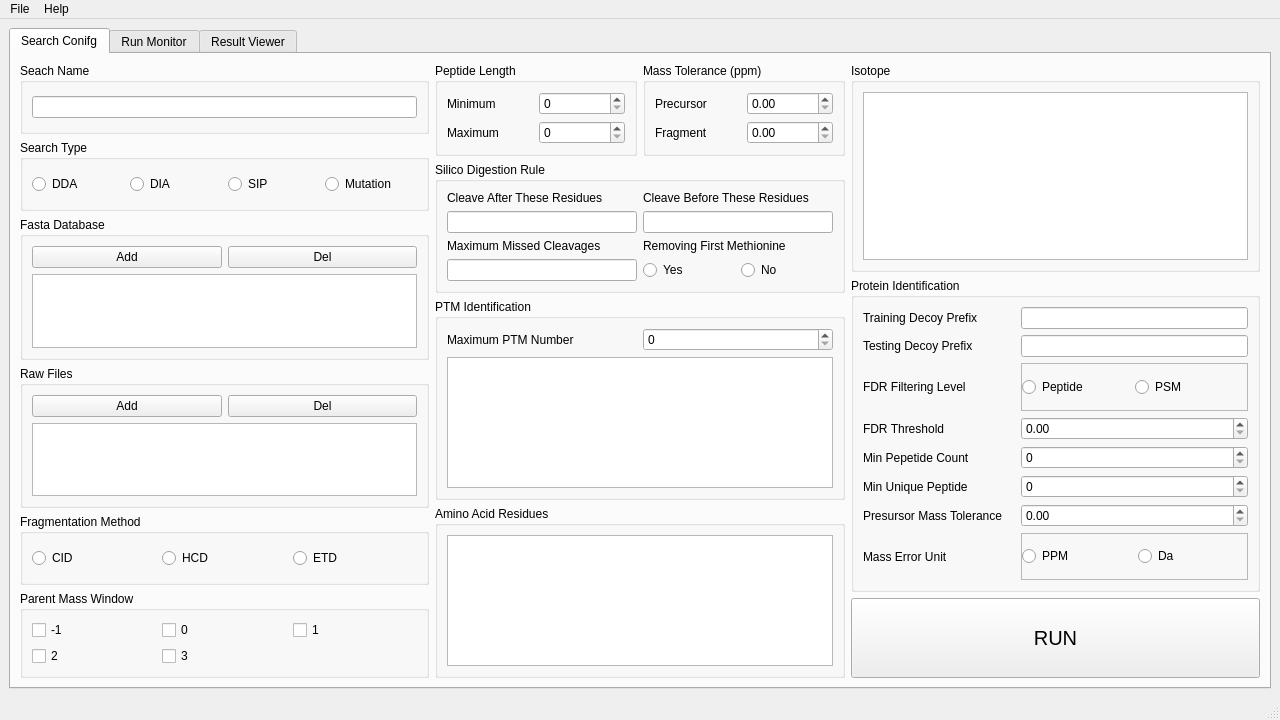
<?xml version="1.0" encoding="UTF-8"?>
<ui version="4.0">
 <class>MainWindow</class>
 <widget class="QMainWindow" name="MainWindow">
  <property name="geometry">
   <rect>
    <x>0</x>
    <y>0</y>
    <width>1280</width>
    <height>720</height>
   </rect>
  </property>
  <property name="minimumSize">
   <size>
    <width>1280</width>
    <height>720</height>
   </size>
  </property>
  <property name="font">
   <font>
    <family>Microsoft YaHei UI</family>
   </font>
  </property>
  <property name="windowTitle">
   <string>Aerith</string>
  </property>
  <widget class="QWidget" name="centralwidget">
   <layout class="QHBoxLayout" name="horizontalLayout">
    <item>
     <widget class="QTabWidget" name="tabWidget">
      <property name="currentIndex">
       <number>0</number>
      </property>
      <widget class="QWidget" name="tabSearchConfig">
       <attribute name="title">
        <string>Search Conifg</string>
       </attribute>
       <layout class="QHBoxLayout" name="horizontalLayout_4" stretch="3,3,3">
        <item>
         <layout class="QVBoxLayout" name="verticalLayout" stretch="3,3,6,6,3,0">
          <item>
           <widget class="QGroupBox" name="searchNameGroupBox">
            <property name="font">
             <font>
              <family>Microsoft YaHei UI</family>
             </font>
            </property>
            <property name="styleSheet">
             <string notr="true"/>
            </property>
            <property name="title">
             <string>Seach Name</string>
            </property>
            <layout class="QVBoxLayout" name="verticalLayout_2">
             <item>
              <widget class="QLineEdit" name="lineEditSearchName"/>
             </item>
            </layout>
           </widget>
          </item>
          <item>
           <widget class="QGroupBox" name="searchTypeGroupBox">
            <property name="title">
             <string>Search Type</string>
            </property>
            <layout class="QVBoxLayout" name="verticalLayout_4">
             <item>
              <layout class="QHBoxLayout" name="horizontalLayout_2">
               <item>
                <widget class="QRadioButton" name="radioButtonDDA">
                 <property name="text">
                  <string>DDA</string>
                 </property>
                </widget>
               </item>
               <item>
                <widget class="QRadioButton" name="radioButtonDIA">
                 <property name="text">
                  <string>DIA</string>
                 </property>
                </widget>
               </item>
               <item>
                <widget class="QRadioButton" name="radioButtonSIP">
                 <property name="text">
                  <string>SIP</string>
                 </property>
                </widget>
               </item>
               <item>
                <widget class="QRadioButton" name="radioButtonMutation">
                 <property name="text">
                  <string>Mutation</string>
                 </property>
                </widget>
               </item>
              </layout>
             </item>
            </layout>
           </widget>
          </item>
          <item>
           <widget class="QGroupBox" name="groupBoxFastaDB">
            <property name="title">
             <string>Fasta Database</string>
            </property>
            <layout class="QVBoxLayout" name="verticalLayout_6">
             <item>
              <layout class="QHBoxLayout" name="horizontalLayout_3">
               <item>
                <widget class="QPushButton" name="pushButtonFastaAdd">
                 <property name="text">
                  <string>Add</string>
                 </property>
                </widget>
               </item>
               <item>
                <widget class="QPushButton" name="pushButtonFastaDel">
                 <property name="text">
                  <string>Del</string>
                 </property>
                </widget>
               </item>
              </layout>
             </item>
             <item>
              <widget class="QTableWidget" name="tableWidgetFasta"/>
             </item>
            </layout>
           </widget>
          </item>
          <item>
           <widget class="QGroupBox" name="groupBoxRawFiles">
            <property name="title">
             <string>Raw Files</string>
            </property>
            <layout class="QVBoxLayout" name="verticalLayout_10">
             <item>
              <layout class="QHBoxLayout" name="horizontalLayout_7">
               <item>
                <widget class="QPushButton" name="pushButtonRawFileAdd">
                 <property name="text">
                  <string>Add</string>
                 </property>
                </widget>
               </item>
               <item>
                <widget class="QPushButton" name="pushButtonRawFileDel">
                 <property name="text">
                  <string>Del</string>
                 </property>
                </widget>
               </item>
              </layout>
             </item>
             <item>
              <widget class="QTableWidget" name="tableWidgetRaw"/>
             </item>
            </layout>
           </widget>
          </item>
          <item>
           <widget class="QGroupBox" name="groupBoxFragMethod">
            <property name="title">
             <string>Fragmentation Method</string>
            </property>
            <layout class="QVBoxLayout" name="verticalLayout_7">
             <item>
              <layout class="QHBoxLayout" name="horizontalLayout_6">
               <property name="leftMargin">
                <number>0</number>
               </property>
               <property name="topMargin">
                <number>0</number>
               </property>
               <item>
                <widget class="QRadioButton" name="radioButtonCID">
                 <property name="text">
                  <string>CID</string>
                 </property>
                </widget>
               </item>
               <item>
                <widget class="QRadioButton" name="radioButtonHCD">
                 <property name="text">
                  <string>HCD</string>
                 </property>
                </widget>
               </item>
               <item>
                <widget class="QRadioButton" name="radioButtonETD">
                 <property name="text">
                  <string>ETD</string>
                 </property>
                </widget>
               </item>
              </layout>
             </item>
            </layout>
           </widget>
          </item>
          <item>
           <widget class="QGroupBox" name="groupBoxParentMassWindow">
            <property name="title">
             <string>Parent Mass Window</string>
            </property>
            <layout class="QGridLayout" name="gridLayout" rowstretch="0,0" columnstretch="0,0,0">
             <item row="0" column="0">
              <widget class="QCheckBox" name="checkBoxPminus1">
               <property name="text">
                <string>-1</string>
               </property>
              </widget>
             </item>
             <item row="0" column="1">
              <widget class="QCheckBox" name="checkBoxP0">
               <property name="text">
                <string>0</string>
               </property>
              </widget>
             </item>
             <item row="0" column="2">
              <widget class="QCheckBox" name="checkBoxP1">
               <property name="text">
                <string>1</string>
               </property>
              </widget>
             </item>
             <item row="1" column="0">
              <widget class="QCheckBox" name="checkBoxP2">
               <property name="text">
                <string>2</string>
               </property>
              </widget>
             </item>
             <item row="1" column="1">
              <widget class="QCheckBox" name="checkBoxP3">
               <property name="text">
                <string>3</string>
               </property>
              </widget>
             </item>
            </layout>
           </widget>
          </item>
         </layout>
        </item>
        <item>
         <layout class="QVBoxLayout" name="verticalLayout_3">
          <item>
           <layout class="QHBoxLayout" name="horizontalLayout_17">
            <item>
             <widget class="QGroupBox" name="groupBoxPepLen">
              <property name="title">
               <string>Peptide Length</string>
              </property>
              <layout class="QVBoxLayout" name="verticalLayout_9">
               <item>
                <layout class="QHBoxLayout" name="horizontalLayout_15">
                 <item>
                  <widget class="QLabel" name="labelPepLenMin">
                   <property name="text">
                    <string>Minimum</string>
                   </property>
                  </widget>
                 </item>
                 <item>
                  <widget class="QSpinBox" name="spinBoxPepLenMin"/>
                 </item>
                </layout>
               </item>
               <item>
                <layout class="QHBoxLayout" name="horizontalLayout_16">
                 <item>
                  <widget class="QLabel" name="labelPepLenMax">
                   <property name="text">
                    <string>Maximum</string>
                   </property>
                  </widget>
                 </item>
                 <item>
                  <widget class="QSpinBox" name="spinBoxPepLenMax">
                   <property name="maximum">
                    <number>2000</number>
                   </property>
                  </widget>
                 </item>
                </layout>
               </item>
              </layout>
             </widget>
            </item>
            <item>
             <widget class="QGroupBox" name="groupBoxMasssTolerance">
              <property name="title">
               <string>Mass Tolerance (ppm)</string>
              </property>
              <layout class="QVBoxLayout" name="verticalLayout_8">
               <item>
                <layout class="QHBoxLayout" name="horizontalLayout_12">
                 <item>
                  <widget class="QLabel" name="labelPrecursor">
                   <property name="text">
                    <string>Precursor</string>
                   </property>
                  </widget>
                 </item>
                 <item>
                  <widget class="QDoubleSpinBox" name="doubleSpinBoxPrecursorTolerance"/>
                 </item>
                </layout>
               </item>
               <item>
                <layout class="QHBoxLayout" name="horizontalLayout_13">
                 <item>
                  <widget class="QLabel" name="label">
                   <property name="text">
                    <string>Fragment</string>
                   </property>
                  </widget>
                 </item>
                 <item>
                  <widget class="QDoubleSpinBox" name="doubleSpinBoxFragmentTolerance"/>
                 </item>
                </layout>
               </item>
              </layout>
             </widget>
            </item>
           </layout>
          </item>
          <item>
           <widget class="QGroupBox" name="groupBoxDigestRule">
            <property name="title">
             <string>Silico Digestion Rule</string>
            </property>
            <layout class="QGridLayout" name="gridLayout_2">
             <item row="1" column="0">
              <widget class="QLineEdit" name="lineEditCleaveAfterResidue"/>
             </item>
             <item row="0" column="0">
              <widget class="QLabel" name="labelCleaveAfterResidue">
               <property name="text">
                <string>Cleave After These Residues</string>
               </property>
              </widget>
             </item>
             <item row="3" column="0">
              <widget class="QLineEdit" name="lineEditMaxMissCleavage"/>
             </item>
             <item row="1" column="1">
              <widget class="QLineEdit" name="lineEditCleaveBeforeResidue"/>
             </item>
             <item row="2" column="1">
              <widget class="QLabel" name="labelRemoveFirstM">
               <property name="text">
                <string>Removing First Methionine</string>
               </property>
              </widget>
             </item>
             <item row="0" column="1">
              <widget class="QLabel" name="labelCleaveBeforeResidue">
               <property name="text">
                <string>Cleave Before These Residues</string>
               </property>
              </widget>
             </item>
             <item row="2" column="0">
              <widget class="QLabel" name="labelMaxMissCleavage">
               <property name="text">
                <string>Maximum Missed Cleavages</string>
               </property>
              </widget>
             </item>
             <item row="3" column="1">
              <layout class="QHBoxLayout" name="horizontalLayout_5">
               <item>
                <widget class="QRadioButton" name="radioButtonRemoveFirstMyes">
                 <property name="text">
                  <string>Yes</string>
                 </property>
                </widget>
               </item>
               <item>
                <widget class="QRadioButton" name="radioButtonRemoveFirstMno">
                 <property name="text">
                  <string>No</string>
                 </property>
                </widget>
               </item>
              </layout>
             </item>
            </layout>
           </widget>
          </item>
          <item>
           <widget class="QGroupBox" name="groupBoxPTM">
            <property name="title">
             <string>PTM Identification</string>
            </property>
            <layout class="QVBoxLayout" name="verticalLayout_11">
             <item>
              <layout class="QHBoxLayout" name="horizontalLayout_8">
               <item>
                <widget class="QLabel" name="labelPTMmaxNumber">
                 <property name="text">
                  <string>Maximum PTM Number</string>
                 </property>
                </widget>
               </item>
               <item>
                <widget class="QSpinBox" name="spinBoxPTMmaxNumber"/>
               </item>
              </layout>
             </item>
             <item>
              <widget class="QTableWidget" name="tableWidgetPTM"/>
             </item>
            </layout>
           </widget>
          </item>
          <item>
           <widget class="QGroupBox" name="groupBoxAmino">
            <property name="title">
             <string>Amino Acid Residues</string>
            </property>
            <layout class="QVBoxLayout" name="verticalLayout_12">
             <item>
              <widget class="QTableWidget" name="tableWidgetAmino"/>
             </item>
            </layout>
           </widget>
          </item>
         </layout>
        </item>
        <item>
         <layout class="QVBoxLayout" name="verticalLayout_5" stretch="2,3,2">
          <item>
           <widget class="QGroupBox" name="groupBoxIsotope">
            <property name="title">
             <string>Isotope</string>
            </property>
            <layout class="QVBoxLayout" name="verticalLayout_14">
             <item>
              <widget class="QTableWidget" name="tableWidgetIsotope"/>
             </item>
            </layout>
           </widget>
          </item>
          <item>
           <widget class="QGroupBox" name="groupBoxProtein">
            <property name="title">
             <string>Protein Identification</string>
            </property>
            <layout class="QVBoxLayout" name="verticalLayout_15" stretch="0,0,0,0,0,0,0,0">
             <item>
              <layout class="QHBoxLayout" name="horizontalLayout_10" stretch="2,3">
               <item>
                <widget class="QLabel" name="labelTarinDecoy">
                 <property name="text">
                  <string>Training Decoy Prefix</string>
                 </property>
                </widget>
               </item>
               <item>
                <widget class="QLineEdit" name="lineEditTarinDecoy"/>
               </item>
              </layout>
             </item>
             <item>
              <layout class="QHBoxLayout" name="horizontalLayout_9" stretch="2,3">
               <item>
                <widget class="QLabel" name="labelTestDecoy">
                 <property name="text">
                  <string>Testing Decoy Prefix</string>
                 </property>
                </widget>
               </item>
               <item>
                <widget class="QLineEdit" name="lineEditTestDecoy"/>
               </item>
              </layout>
             </item>
             <item>
              <layout class="QHBoxLayout" name="horizontalLayout_11" stretch="2,3">
               <item>
                <widget class="QLabel" name="labelFDR">
                 <property name="text">
                  <string>FDR Filtering Level</string>
                 </property>
                </widget>
               </item>
               <item>
                <widget class="QFrame" name="frame">
                 <property name="frameShape">
                  <enum>QFrame::StyledPanel</enum>
                 </property>
                 <property name="frameShadow">
                  <enum>QFrame::Raised</enum>
                 </property>
                 <layout class="QHBoxLayout" name="horizontalLayout_25">
                  <property name="spacing">
                   <number>0</number>
                  </property>
                  <property name="leftMargin">
                   <number>0</number>
                  </property>
                  <property name="topMargin">
                   <number>0</number>
                  </property>
                  <property name="rightMargin">
                   <number>0</number>
                  </property>
                  <property name="bottomMargin">
                   <number>0</number>
                  </property>
                  <item>
                   <widget class="QRadioButton" name="radioButtonFDRpepetide">
                    <property name="text">
                     <string>Peptide</string>
                    </property>
                   </widget>
                  </item>
                  <item>
                   <widget class="QRadioButton" name="radioButtonFDRPSM">
                    <property name="text">
                     <string>PSM</string>
                    </property>
                   </widget>
                  </item>
                 </layout>
                </widget>
               </item>
              </layout>
             </item>
             <item>
              <layout class="QHBoxLayout" name="horizontalLayout_18" stretch="2,3">
               <item>
                <widget class="QLabel" name="labelFDRthreshold">
                 <property name="text">
                  <string>FDR Threshold</string>
                 </property>
                </widget>
               </item>
               <item>
                <widget class="QDoubleSpinBox" name="doubleSpinBoxFDRthreshold"/>
               </item>
              </layout>
             </item>
             <item>
              <layout class="QHBoxLayout" name="horizontalLayout_19" stretch="2,3">
               <item>
                <widget class="QLabel" name="labelMinPeptide">
                 <property name="text">
                  <string>Min Pepetide Count</string>
                 </property>
                </widget>
               </item>
               <item>
                <widget class="QSpinBox" name="spinBoxMinPeptide"/>
               </item>
              </layout>
             </item>
             <item>
              <layout class="QHBoxLayout" name="horizontalLayout_20" stretch="2,3">
               <item>
                <widget class="QLabel" name="labelMinUniquePeptide">
                 <property name="text">
                  <string>Min Unique Peptide</string>
                 </property>
                </widget>
               </item>
               <item>
                <widget class="QSpinBox" name="spinBoxMinUniquePetide"/>
               </item>
              </layout>
             </item>
             <item>
              <layout class="QHBoxLayout" name="horizontalLayout_21" stretch="2,3">
               <item>
                <widget class="QLabel" name="labelPrecursorMassTolerance">
                 <property name="text">
                  <string>Presursor Mass Tolerance</string>
                 </property>
                </widget>
               </item>
               <item>
                <widget class="QDoubleSpinBox" name="doubleSpinBoxPrecursorMassTolerance"/>
               </item>
              </layout>
             </item>
             <item>
              <layout class="QHBoxLayout" name="horizontalLayout_22" stretch="2,3">
               <item>
                <widget class="QLabel" name="labelMassErrorUnit">
                 <property name="text">
                  <string>Mass Error Unit</string>
                 </property>
                </widget>
               </item>
               <item>
                <widget class="QFrame" name="frame_2">
                 <property name="frameShape">
                  <enum>QFrame::StyledPanel</enum>
                 </property>
                 <property name="frameShadow">
                  <enum>QFrame::Raised</enum>
                 </property>
                 <layout class="QHBoxLayout" name="horizontalLayout_26">
                  <property name="leftMargin">
                   <number>0</number>
                  </property>
                  <property name="topMargin">
                   <number>0</number>
                  </property>
                  <property name="rightMargin">
                   <number>0</number>
                  </property>
                  <property name="bottomMargin">
                   <number>0</number>
                  </property>
                  <item>
                   <widget class="QRadioButton" name="radioButtonMassErrorPPM">
                    <property name="text">
                     <string>PPM</string>
                    </property>
                   </widget>
                  </item>
                  <item>
                   <widget class="QRadioButton" name="radioButtonMassErrorDa">
                    <property name="text">
                     <string>Da</string>
                    </property>
                   </widget>
                  </item>
                 </layout>
                </widget>
               </item>
              </layout>
             </item>
            </layout>
           </widget>
          </item>
          <item>
           <widget class="QPushButton" name="pushButtonRun">
            <property name="minimumSize">
             <size>
              <width>0</width>
              <height>80</height>
             </size>
            </property>
            <property name="font">
             <font>
              <pointsize>15</pointsize>
             </font>
            </property>
            <property name="text">
             <string>RUN</string>
            </property>
           </widget>
          </item>
         </layout>
        </item>
       </layout>
      </widget>
      <widget class="QWidget" name="tabRunMonitor">
       <attribute name="title">
        <string>Run Monitor</string>
       </attribute>
       <layout class="QVBoxLayout" name="verticalLayout_13" stretch="3,3">
        <item>
         <widget class="QFrame" name="frameTask">
          <layout class="QHBoxLayout" name="horizontalLayout_14" stretch="3,3,3">
           <item>
            <widget class="QGroupBox" name="groupBoxScheduled">
             <property name="title">
              <string>Scheduled Tasks</string>
             </property>
             <layout class="QVBoxLayout" name="verticalLayout_16">
              <item>
               <widget class="QTableView" name="tableViewScheduled"/>
              </item>
              <item>
               <widget class="QFrame" name="frame_3">
                <property name="frameShape">
                 <enum>QFrame::StyledPanel</enum>
                </property>
                <property name="frameShadow">
                 <enum>QFrame::Raised</enum>
                </property>
                <layout class="QHBoxLayout" name="horizontalLayout_23">
                 <item>
                  <widget class="QPushButton" name="pushButtonScheduleAdd">
                   <property name="text">
                    <string>Add</string>
                   </property>
                  </widget>
                 </item>
                 <item>
                  <widget class="QPushButton" name="pushButtonScheduleDel">
                   <property name="text">
                    <string>Del</string>
                   </property>
                  </widget>
                 </item>
                 <item>
                  <widget class="QPushButton" name="pushButtonScheduleViewConfig">
                   <property name="text">
                    <string>View Config</string>
                   </property>
                  </widget>
                 </item>
                 <item>
                  <widget class="QPushButton" name="pushButtonScheduleRun">
                   <property name="text">
                    <string>Run</string>
                   </property>
                  </widget>
                 </item>
                </layout>
               </widget>
              </item>
             </layout>
            </widget>
           </item>
           <item>
            <widget class="QGroupBox" name="groupBoxRunningTask">
             <property name="title">
              <string>Running Tasks</string>
             </property>
             <layout class="QVBoxLayout" name="verticalLayout_18">
              <item>
               <widget class="QTableView" name="tableView_2"/>
              </item>
              <item>
               <widget class="QFrame" name="frame_4">
                <property name="frameShape">
                 <enum>QFrame::StyledPanel</enum>
                </property>
                <property name="frameShadow">
                 <enum>QFrame::Raised</enum>
                </property>
                <layout class="QHBoxLayout" name="horizontalLayout_24" stretch="3,5,5,5,3">
                 <item>
                  <spacer name="horizontalSpacer">
                   <property name="orientation">
                    <enum>Qt::Horizontal</enum>
                   </property>
                   <property name="sizeHint" stdset="0">
                    <size>
                     <width>40</width>
                     <height>20</height>
                    </size>
                   </property>
                  </spacer>
                 </item>
                 <item>
                  <widget class="QPushButton" name="pushButtonRunningViewConfig">
                   <property name="text">
                    <string>View Config</string>
                   </property>
                  </widget>
                 </item>
                 <item>
                  <widget class="QPushButton" name="pushButtonRuningStop">
                   <property name="text">
                    <string>Stop</string>
                   </property>
                  </widget>
                 </item>
                 <item>
                  <widget class="QPushButton" name="pushButtonKillAllTasks">
                   <property name="text">
                    <string>Kill All Tasks</string>
                   </property>
                  </widget>
                 </item>
                 <item>
                  <spacer name="horizontalSpacer_2">
                   <property name="orientation">
                    <enum>Qt::Horizontal</enum>
                   </property>
                   <property name="sizeHint" stdset="0">
                    <size>
                     <width>40</width>
                     <height>20</height>
                    </size>
                   </property>
                  </spacer>
                 </item>
                </layout>
               </widget>
              </item>
             </layout>
            </widget>
           </item>
           <item>
            <widget class="QGroupBox" name="groupBoxFinishedTasks">
             <property name="title">
              <string>Finished Tasks</string>
             </property>
             <layout class="QVBoxLayout" name="verticalLayout_19">
              <item>
               <widget class="QTableView" name="tableViewFinishedTasks"/>
              </item>
              <item>
               <widget class="QFrame" name="frame_5">
                <property name="frameShape">
                 <enum>QFrame::StyledPanel</enum>
                </property>
                <property name="frameShadow">
                 <enum>QFrame::Raised</enum>
                </property>
                <layout class="QHBoxLayout" name="horizontalLayout_27" stretch="3,3,3">
                 <item>
                  <spacer name="horizontalSpacer_3">
                   <property name="orientation">
                    <enum>Qt::Horizontal</enum>
                   </property>
                   <property name="sizeHint" stdset="0">
                    <size>
                     <width>40</width>
                     <height>20</height>
                    </size>
                   </property>
                  </spacer>
                 </item>
                 <item>
                  <widget class="QPushButton" name="pushButtonViewResult">
                   <property name="text">
                    <string>View Result</string>
                   </property>
                  </widget>
                 </item>
                 <item>
                  <spacer name="horizontalSpacer_4">
                   <property name="orientation">
                    <enum>Qt::Horizontal</enum>
                   </property>
                   <property name="sizeHint" stdset="0">
                    <size>
                     <width>40</width>
                     <height>20</height>
                    </size>
                   </property>
                  </spacer>
                 </item>
                </layout>
               </widget>
              </item>
             </layout>
            </widget>
           </item>
          </layout>
         </widget>
        </item>
        <item>
         <widget class="QGroupBox" name="groupBoxRunLog">
          <property name="title">
           <string>Run Log</string>
          </property>
          <layout class="QVBoxLayout" name="verticalLayout_17">
           <item>
            <widget class="QTextBrowser" name="textBrowserRunLog"/>
           </item>
           <item>
            <widget class="QProgressBar" name="progressBar">
             <property name="value">
              <number>0</number>
             </property>
            </widget>
           </item>
          </layout>
         </widget>
        </item>
       </layout>
      </widget>
      <widget class="QWidget" name="tabResutViewer">
       <attribute name="title">
        <string>Result Viewer</string>
       </attribute>
       <layout class="QHBoxLayout" name="horizontalLayout_28" stretch="2,2">
        <item>
         <widget class="QFrame" name="frameProteins">
          <layout class="QVBoxLayout" name="verticalLayout_20">
           <item>
            <widget class="QGroupBox" name="groupBoxViewControl">
             <property name="title">
              <string>Control</string>
             </property>
             <layout class="QHBoxLayout" name="horizontalLayout_29" stretch="3,3,3,3,9">
              <item>
               <widget class="QPushButton" name="pushButtonViewOpen">
                <property name="text">
                 <string>Open</string>
                </property>
               </widget>
              </item>
              <item>
               <widget class="QPushButton" name="pushButtonExport">
                <property name="text">
                 <string>Export</string>
                </property>
               </widget>
              </item>
              <item>
               <widget class="QPushButton" name="pushButtonViewClose">
                <property name="text">
                 <string>Close</string>
                </property>
               </widget>
              </item>
              <item>
               <widget class="QPushButton" name="pushButtonViewBack">
                <property name="text">
                 <string>Back</string>
                </property>
               </widget>
              </item>
              <item>
               <spacer name="horizontalSpacer_5">
                <property name="orientation">
                 <enum>Qt::Horizontal</enum>
                </property>
                <property name="sizeHint" stdset="0">
                 <size>
                  <width>40</width>
                  <height>20</height>
                 </size>
                </property>
               </spacer>
              </item>
             </layout>
            </widget>
           </item>
           <item>
            <widget class="QLabel" name="label_IdentifiedProteins">
             <property name="text">
              <string>Proteins</string>
             </property>
            </widget>
           </item>
           <item>
            <widget class="QTableWidget" name="tableWidgetProteins"/>
           </item>
           <item>
            <widget class="QLabel" name="labelIdentifiedPeptides">
             <property name="text">
              <string>Peptides</string>
             </property>
            </widget>
           </item>
           <item>
            <widget class="QTableWidget" name="tableWidgetPeptides"/>
           </item>
           <item>
            <widget class="QLabel" name="labelPSMs">
             <property name="text">
              <string>PSMs</string>
             </property>
            </widget>
           </item>
           <item>
            <widget class="QTableWidget" name="tableWidgetPSMs"/>
           </item>
          </layout>
         </widget>
        </item>
        <item>
         <widget class="QFrame" name="frameMS">
          <layout class="QVBoxLayout" name="verticalLayout_21">
           <item>
            <widget class="QLabel" name="labelMS1">
             <property name="text">
              <string>MS1 Chromatogram</string>
             </property>
            </widget>
           </item>
           <item>
            <widget class="QGraphicsView" name="graphicsViewMS1"/>
           </item>
           <item>
            <widget class="QLabel" name="labelMS2">
             <property name="text">
              <string>MS2 Chromatogram</string>
             </property>
            </widget>
           </item>
           <item>
            <widget class="QGraphicsView" name="graphicsViewMS2"/>
           </item>
           <item>
            <widget class="QLabel" name="labelSpectrum">
             <property name="text">
              <string>Spectrum</string>
             </property>
            </widget>
           </item>
           <item>
            <widget class="QGraphicsView" name="graphicsViewSpectrum"/>
           </item>
           <item>
            <widget class="QFrame" name="frame_6">
             <property name="frameShape">
              <enum>QFrame::StyledPanel</enum>
             </property>
             <property name="frameShadow">
              <enum>QFrame::Raised</enum>
             </property>
            </widget>
           </item>
          </layout>
         </widget>
        </item>
       </layout>
      </widget>
     </widget>
    </item>
   </layout>
  </widget>
  <widget class="QMenuBar" name="menubar">
   <property name="geometry">
    <rect>
     <x>0</x>
     <y>0</y>
     <width>1280</width>
     <height>21</height>
    </rect>
   </property>
   <widget class="QMenu" name="menuopen">
    <property name="title">
     <string>File</string>
    </property>
    <addaction name="actionNew"/>
    <addaction name="actionOpen"/>
    <addaction name="actionSave"/>
    <addaction name="actionSave_as"/>
    <addaction name="actionExit"/>
   </widget>
   <widget class="QMenu" name="menuHelp">
    <property name="title">
     <string>Help</string>
    </property>
    <addaction name="actionAbout"/>
    <addaction name="actionVersion"/>
   </widget>
   <addaction name="menuopen"/>
   <addaction name="menuHelp"/>
  </widget>
  <widget class="QStatusBar" name="statusbar"/>
  <action name="actionOpen">
   <property name="text">
    <string>Open</string>
   </property>
  </action>
  <action name="actionSave">
   <property name="text">
    <string>Save</string>
   </property>
  </action>
  <action name="actionSave_as">
   <property name="text">
    <string>Save As</string>
   </property>
  </action>
  <action name="actionNew">
   <property name="text">
    <string>New</string>
   </property>
  </action>
  <action name="actionAbout">
   <property name="text">
    <string>About</string>
   </property>
  </action>
  <action name="actionVersion">
   <property name="text">
    <string>Version</string>
   </property>
  </action>
  <action name="actionExit">
   <property name="text">
    <string>Exit</string>
   </property>
  </action>
 </widget>
 <resources/>
 <connections/>
</ui>
